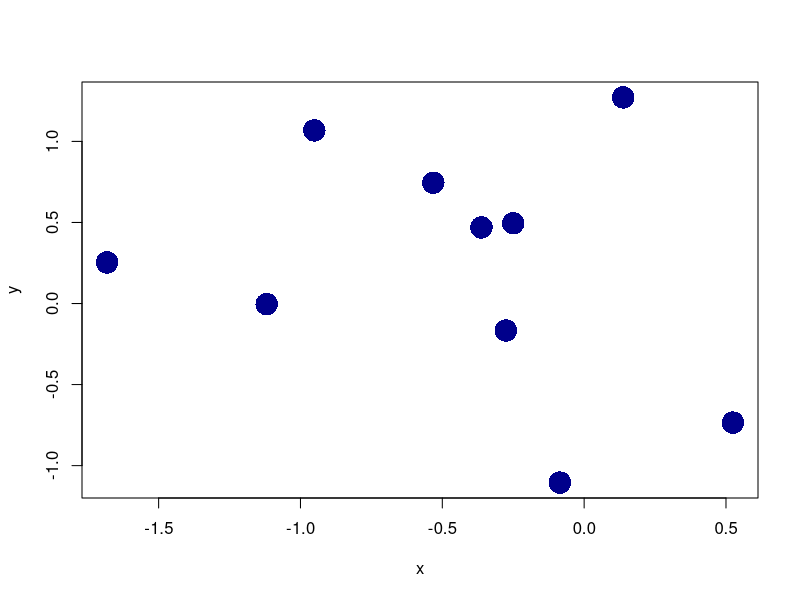

Write the R code that produced this figure.
## ---- chunk 1
x <- rnorm(10); y <- rnorm(10);

plot(x, y, cex = 3, col = "darkblue", pch = 16)


